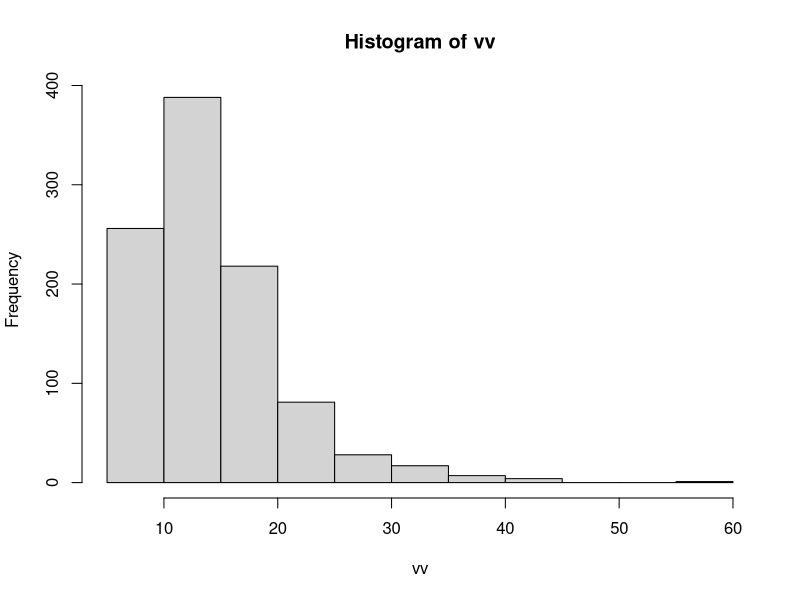
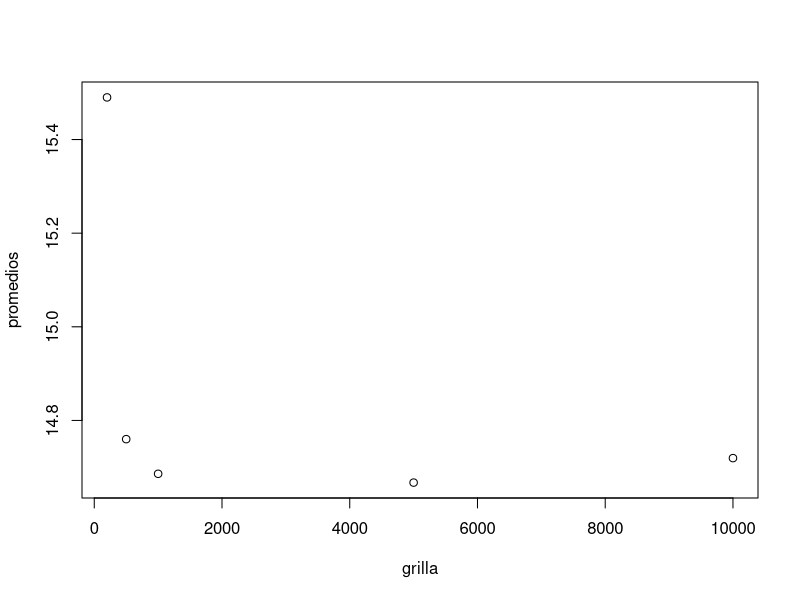
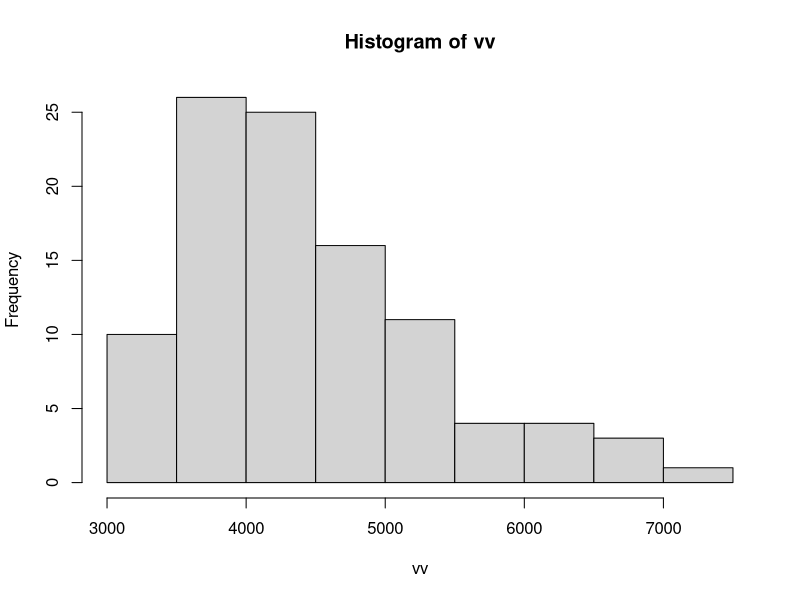
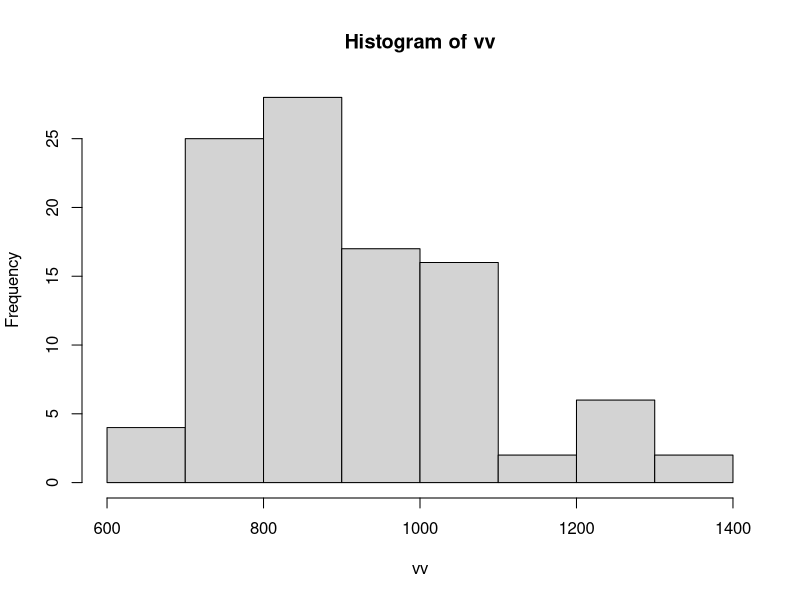

R code for these plots, in order:
## ---- chunk 1
knitr::opts_chunk$set(echo = TRUE)
## ---- chunk 2
album_seis <-function(n=6){
  contador <- 0
  album <- rep(0,n)
  incompleto <- TRUE
  while (incompleto){
    contador <- contador+1
    figurita <-sample(1:n,1)
    album[figurita]<-TRUE
    incompleto <- sum(album)<n 
    }
  contador
}

album_seis(6)

## ---- chunk 3
cuantasFigus <-function(figusTotal){
  contador <- 0
  album <- rep(FALSE,figusTotal)
  incompleto <- TRUE
  while (incompleto){
    contador <- contador+1
    figurita <-sample(1:figusTotal,1)
    album[figurita]<-TRUE
    incompleto <- sum(album)<figusTotal 
  }
  contador
}

cuantasFigus(680)
## ---- chunk 4
tirar_muchos_album <-function(n=1000,figusTotal){
  sumas <-rep(NA, n) # sumas <-c() 
  for (i in 1:n)
  {
    sumas[i] = cuantasFigus(figusTotal) # sumas <- c(sumas,suma.cubilete())
  }
  sumas
}
vv = tirar_muchos_album(1000,6)
hist(vv)

## ---- chunk 5
mean(vv)
## ---- chunk 6
length(which(vv<=16))/1000
# length(which(vv==16))/1000
mean(vv<=16)
## ---- chunk 7
prob_90 <-function(){
figus <-0
prob <- 0
  while (prob < 0.9){
    figus<-figus +1
    prob <- length(which(vv<=figus))/1000
  }
figus
}
prob_90()
## ---- chunk 8
ejercicioc <-function(p,n=1000){
  grilla<-c(200,500,1000,5000,10000)
  promedios <-c() 
  for (i in grilla)
  {
    promedios <- c(promedios,mean(tirar_muchos_album(i,6))) 
  }
  plot(grilla,promedios)
  promedios
}
ejercicioc()
## ---- chunk 9

vv = tirar_muchos_album(100,640)
hist(vv)
mean(vv)
## ---- chunk 10

generar_paquete <-function(figusTotal=640,cant_figus=5){
  paquete <-c() 
  for (i in 1:cant_figus)
  {
    paquete <- c(paquete,sample(1:figusTotal,1)) 
  }
  paquete
}
generar_paquete()
## ---- chunk 11
cuantosPaquetes <-function(figusTotal, figusPaquete){
  contador <- 0
  album <- rep(FALSE,figusTotal)
  incompleto <- TRUE
    while (incompleto) {
    contador <- contador+1
    paq <-generar_paquete(figusTotal,figusPaquete)
      for (i in paq){
      album[i]<-TRUE
      }
    incompleto <- sum(album)<figusTotal 
  }
  contador
}

cuantosPaquetes(640,5)
## ---- chunk 12
tirar_muchos_album_paq <-function(n=100,figusTotal,figusPaquete){
  sumas <-rep(NA, n) # sumas <-c() 
  for (i in 1:n)
  {
    sumas[i] = cuantosPaquetes(figusTotal,figusPaquete) # sumas <- c(sumas,suma.cubilete())
  }
  sumas
}
vv = tirar_muchos_album_paq(100,640,5)
hist(vv)
mean(vv)
